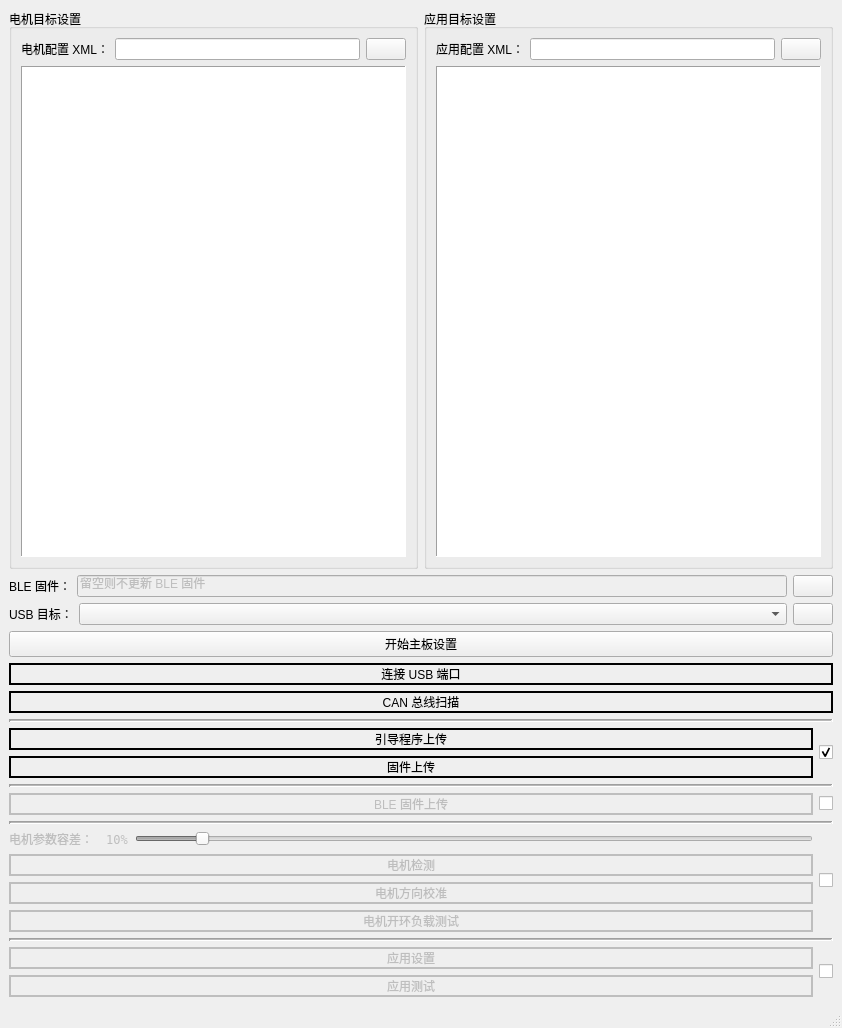
<?xml version="1.0" encoding="UTF-8"?>
<ui version="4.0">
 <class>BoardSetupWindow</class>
 <widget class="QMainWindow" name="BoardSetupWindow">
  <property name="geometry">
   <rect>
    <x>0</x>
    <y>0</y>
    <width>842</width>
    <height>1028</height>
   </rect>
  </property>
  <property name="windowTitle">
   <string>主板设置</string>
  </property>
  <widget class="QWidget" name="centralwidget">
   <property name="autoFillBackground">
    <bool>false</bool>
   </property>
   <layout class="QGridLayout" name="gridLayout">
    <item row="0" column="0">
     <layout class="QVBoxLayout" name="verticalLayout_2">
      <property name="sizeConstraint">
       <enum>QLayout::SetDefaultConstraint</enum>
      </property>
      <item>
       <layout class="QHBoxLayout" name="horizontalLayout_3" stretch="1,1">
        <item>
         <widget class="QGroupBox" name="groupBox">
          <property name="font">
           <font>
            <pointsize>9</pointsize>
           </font>
          </property>
          <property name="title">
           <string>电机目标设置</string>
          </property>
          <layout class="QHBoxLayout" name="horizontalLayout_10">
           <item>
            <layout class="QVBoxLayout" name="verticalLayout">
             <item>
              <layout class="QHBoxLayout" name="horizontalLayout_4">
               <item>
                <widget class="QLabel" name="label">
                 <property name="minimumSize">
                  <size>
                   <width>0</width>
                   <height>0</height>
                  </size>
                 </property>
                 <property name="text">
                  <string>电机配置 XML：</string>
                 </property>
                 <property name="alignment">
                  <set>Qt::AlignRight|Qt::AlignTrailing|Qt::AlignVCenter</set>
                 </property>
                </widget>
               </item>
               <item>
                <widget class="QLineEdit" name="motorConfigEdit"/>
               </item>
               <item>
                <widget class="QPushButton" name="motorConfigButton">
                 <property name="sizePolicy">
                  <sizepolicy hsizetype="Fixed" vsizetype="Fixed">
                   <horstretch>0</horstretch>
                   <verstretch>0</verstretch>
                  </sizepolicy>
                 </property>
                 <property name="toolTip">
                  <string>选择文件...</string>
                 </property>
                 <property name="text">
                  <string/>
                 </property>
                 <property name="icon">
                  <iconset resource="res.qrc">
                   <normaloff>:/res/icons/Open Folder-96.png</normaloff>:/res/icons/Open Folder-96.png</iconset>
                 </property>
                </widget>
               </item>
              </layout>
             </item>
             <item>
              <widget class="ParamTable" name="motorTab">
               <property name="frameShape">
                <enum>QFrame::Panel</enum>
               </property>
              </widget>
             </item>
            </layout>
           </item>
          </layout>
         </widget>
        </item>
        <item>
         <widget class="QGroupBox" name="groupBox2">
          <property name="font">
           <font>
            <pointsize>9</pointsize>
           </font>
          </property>
          <property name="title">
           <string>应用目标设置</string>
          </property>
          <layout class="QHBoxLayout" name="horizontalLayout_11">
           <item>
            <layout class="QVBoxLayout" name="verticalLayout_4">
             <item>
              <layout class="QHBoxLayout" name="horizontalLayout_5">
               <item>
                <widget class="QLabel" name="label_2">
                 <property name="minimumSize">
                  <size>
                   <width>0</width>
                   <height>0</height>
                  </size>
                 </property>
                 <property name="text">
                  <string>应用配置 XML：</string>
                 </property>
                 <property name="alignment">
                  <set>Qt::AlignRight|Qt::AlignTrailing|Qt::AlignVCenter</set>
                 </property>
                </widget>
               </item>
               <item>
                <widget class="QLineEdit" name="appConfigEdit"/>
               </item>
               <item>
                <widget class="QPushButton" name="appConfigButton">
                 <property name="sizePolicy">
                  <sizepolicy hsizetype="Fixed" vsizetype="Fixed">
                   <horstretch>0</horstretch>
                   <verstretch>0</verstretch>
                  </sizepolicy>
                 </property>
                 <property name="toolTip">
                  <string>选择文件...</string>
                 </property>
                 <property name="text">
                  <string/>
                 </property>
                 <property name="icon">
                  <iconset resource="res.qrc">
                   <normaloff>:/res/icons/Open Folder-96.png</normaloff>:/res/icons/Open Folder-96.png</iconset>
                 </property>
                </widget>
               </item>
              </layout>
             </item>
             <item>
              <widget class="ParamTable" name="appTab">
               <property name="enabled">
                <bool>true</bool>
               </property>
               <property name="cursor" stdset="0">
                <cursorShape>ArrowCursor</cursorShape>
               </property>
               <property name="frameShape">
                <enum>QFrame::Panel</enum>
               </property>
               <property name="sizeAdjustPolicy">
                <enum>QAbstractScrollArea::AdjustToContents</enum>
               </property>
               <property name="autoScroll">
                <bool>false</bool>
               </property>
               <property name="dragEnabled">
                <bool>false</bool>
               </property>
              </widget>
             </item>
            </layout>
           </item>
          </layout>
         </widget>
        </item>
       </layout>
      </item>
      <item>
       <layout class="QHBoxLayout" name="horizontalLayout_13">
        <item>
         <widget class="QLabel" name="label_4">
          <property name="text">
           <string>BLE 固件：</string>
          </property>
          <property name="alignment">
           <set>Qt::AlignRight|Qt::AlignTrailing|Qt::AlignVCenter</set>
          </property>
         </widget>
        </item>
        <item>
         <widget class="QLineEdit" name="bleFirmwareEdit">
          <property name="enabled">
           <bool>false</bool>
          </property>
          <property name="text">
           <string>留空则不更新 BLE 固件</string>
          </property>
         </widget>
        </item>
        <item>
         <widget class="QPushButton" name="bleFirmwareButton">
          <property name="sizePolicy">
           <sizepolicy hsizetype="Fixed" vsizetype="Fixed">
            <horstretch>0</horstretch>
            <verstretch>0</verstretch>
           </sizepolicy>
          </property>
          <property name="toolTip">
           <string>选择文件...</string>
          </property>
          <property name="text">
           <string/>
          </property>
          <property name="icon">
           <iconset resource="res.qrc">
            <normaloff>:/res/icons/Open Folder-96.png</normaloff>:/res/icons/Open Folder-96.png</iconset>
          </property>
         </widget>
        </item>
       </layout>
      </item>
      <item>
       <layout class="QHBoxLayout" name="horizontalLayout">
        <item>
         <widget class="QLabel" name="label_5">
          <property name="text">
           <string>USB 目标：</string>
          </property>
         </widget>
        </item>
        <item>
         <widget class="QComboBox" name="serialPortBox">
          <property name="sizePolicy">
           <sizepolicy hsizetype="MinimumExpanding" vsizetype="Fixed">
            <horstretch>0</horstretch>
            <verstretch>0</verstretch>
           </sizepolicy>
          </property>
          <property name="toolTip">
           <string>串口</string>
          </property>
         </widget>
        </item>
        <item>
         <widget class="QPushButton" name="serialRefreshButton">
          <property name="sizePolicy">
           <sizepolicy hsizetype="Fixed" vsizetype="Fixed">
            <horstretch>0</horstretch>
            <verstretch>0</verstretch>
           </sizepolicy>
          </property>
          <property name="toolTip">
           <string>刷新串口列表</string>
          </property>
          <property name="text">
           <string/>
          </property>
          <property name="icon">
           <iconset resource="res.qrc">
            <normaloff>:/res/icons/Refresh-96.png</normaloff>:/res/icons/Refresh-96.png</iconset>
          </property>
         </widget>
        </item>
       </layout>
      </item>
      <item>
       <widget class="QPushButton" name="startButton">
        <property name="enabled">
         <bool>true</bool>
        </property>
        <property name="text">
         <string>开始主板设置</string>
        </property>
       </widget>
      </item>
      <item>
       <widget class="QLabel" name="usbConnectLabel">
        <property name="autoFillBackground">
         <bool>false</bool>
        </property>
        <property name="frameShape">
         <enum>QFrame::WinPanel</enum>
        </property>
        <property name="frameShadow">
         <enum>QFrame::Plain</enum>
        </property>
        <property name="text">
         <string>连接 USB 端口</string>
        </property>
        <property name="alignment">
         <set>Qt::AlignCenter</set>
        </property>
       </widget>
      </item>
      <item>
       <widget class="QLabel" name="CANScanLabel">
        <property name="autoFillBackground">
         <bool>false</bool>
        </property>
        <property name="frameShape">
         <enum>QFrame::WinPanel</enum>
        </property>
        <property name="frameShadow">
         <enum>QFrame::Plain</enum>
        </property>
        <property name="text">
         <string>CAN 总线扫描</string>
        </property>
        <property name="alignment">
         <set>Qt::AlignCenter</set>
        </property>
       </widget>
      </item>
      <item>
       <widget class="Line" name="line">
        <property name="lineWidth">
         <number>2</number>
        </property>
        <property name="midLineWidth">
         <number>1</number>
        </property>
        <property name="orientation">
         <enum>Qt::Horizontal</enum>
        </property>
       </widget>
      </item>
      <item>
       <layout class="QHBoxLayout" name="horizontalLayout_2">
        <property name="sizeConstraint">
         <enum>QLayout::SetNoConstraint</enum>
        </property>
        <item>
         <layout class="QVBoxLayout" name="verticalLayout_5">
          <item>
           <widget class="QLabel" name="bootloaderLabel">
            <property name="autoFillBackground">
             <bool>false</bool>
            </property>
            <property name="frameShape">
             <enum>QFrame::WinPanel</enum>
            </property>
            <property name="frameShadow">
             <enum>QFrame::Plain</enum>
            </property>
            <property name="text">
             <string>引导程序上传</string>
            </property>
            <property name="alignment">
             <set>Qt::AlignCenter</set>
            </property>
           </widget>
          </item>
          <item>
           <widget class="QLabel" name="firmwareLabel">
            <property name="autoFillBackground">
             <bool>false</bool>
            </property>
            <property name="frameShape">
             <enum>QFrame::WinPanel</enum>
            </property>
            <property name="frameShadow">
             <enum>QFrame::Plain</enum>
            </property>
            <property name="text">
             <string>固件上传</string>
            </property>
            <property name="alignment">
             <set>Qt::AlignCenter</set>
            </property>
           </widget>
          </item>
         </layout>
        </item>
        <item>
         <widget class="QCheckBox" name="bootloaderCheckBox">
          <property name="sizePolicy">
           <sizepolicy hsizetype="Fixed" vsizetype="Fixed">
            <horstretch>0</horstretch>
            <verstretch>0</verstretch>
           </sizepolicy>
          </property>
          <property name="layoutDirection">
           <enum>Qt::RightToLeft</enum>
          </property>
          <property name="text">
           <string/>
          </property>
          <property name="checked">
           <bool>true</bool>
          </property>
         </widget>
        </item>
       </layout>
      </item>
      <item>
       <widget class="Line" name="line_2">
        <property name="lineWidth">
         <number>2</number>
        </property>
        <property name="midLineWidth">
         <number>1</number>
        </property>
        <property name="orientation">
         <enum>Qt::Horizontal</enum>
        </property>
       </widget>
      </item>
      <item>
       <layout class="QHBoxLayout" name="horizontalLayout_7">
        <item>
         <widget class="QLabel" name="bleFirmwareLabel">
          <property name="enabled">
           <bool>false</bool>
          </property>
          <property name="autoFillBackground">
           <bool>false</bool>
          </property>
          <property name="frameShape">
           <enum>QFrame::WinPanel</enum>
          </property>
          <property name="frameShadow">
           <enum>QFrame::Plain</enum>
          </property>
          <property name="text">
           <string>BLE 固件上传</string>
          </property>
          <property name="alignment">
           <set>Qt::AlignCenter</set>
          </property>
         </widget>
        </item>
        <item>
         <widget class="QCheckBox" name="bleCheckBox">
          <property name="enabled">
           <bool>true</bool>
          </property>
          <property name="sizePolicy">
           <sizepolicy hsizetype="Fixed" vsizetype="Fixed">
            <horstretch>0</horstretch>
            <verstretch>0</verstretch>
           </sizepolicy>
          </property>
          <property name="layoutDirection">
           <enum>Qt::RightToLeft</enum>
          </property>
          <property name="text">
           <string/>
          </property>
          <property name="checkable">
           <bool>false</bool>
          </property>
          <property name="checked">
           <bool>false</bool>
          </property>
         </widget>
        </item>
       </layout>
      </item>
      <item>
       <widget class="Line" name="line_3">
        <property name="lineWidth">
         <number>2</number>
        </property>
        <property name="midLineWidth">
         <number>1</number>
        </property>
        <property name="orientation">
         <enum>Qt::Horizontal</enum>
        </property>
       </widget>
      </item>
      <item>
       <layout class="QHBoxLayout" name="horizontalLayout_16">
        <item>
         <layout class="QVBoxLayout" name="verticalLayout_3">
          <item>
           <layout class="QHBoxLayout" name="horizontalLayout_6">
            <item>
             <widget class="QLabel" name="motorTolLabel">
              <property name="enabled">
               <bool>false</bool>
              </property>
              <property name="text">
               <string>电机参数容差：</string>
              </property>
             </widget>
            </item>
            <item>
             <widget class="QLabel" name="motorTolLabel_2">
              <property name="enabled">
               <bool>false</bool>
              </property>
              <property name="font">
               <font>
                <family>DejaVu Sans Mono</family>
               </font>
              </property>
              <property name="text">
               <string> 10%</string>
              </property>
             </widget>
            </item>
            <item>
             <widget class="QSlider" name="motorTolSlider">
              <property name="enabled">
               <bool>false</bool>
              </property>
              <property name="minimum">
               <number>1</number>
              </property>
              <property name="maximum">
               <number>100</number>
              </property>
              <property name="value">
               <number>10</number>
              </property>
              <property name="orientation">
               <enum>Qt::Horizontal</enum>
              </property>
             </widget>
            </item>
           </layout>
          </item>
          <item>
           <widget class="QLabel" name="motorDetectionLabel">
            <property name="enabled">
             <bool>false</bool>
            </property>
            <property name="autoFillBackground">
             <bool>false</bool>
            </property>
            <property name="frameShape">
             <enum>QFrame::WinPanel</enum>
            </property>
            <property name="frameShadow">
             <enum>QFrame::Plain</enum>
            </property>
            <property name="text">
             <string>电机检测</string>
            </property>
            <property name="alignment">
             <set>Qt::AlignCenter</set>
            </property>
           </widget>
          </item>
          <item>
           <widget class="QLabel" name="motorDirectionLabel">
            <property name="enabled">
             <bool>false</bool>
            </property>
            <property name="autoFillBackground">
             <bool>false</bool>
            </property>
            <property name="frameShape">
             <enum>QFrame::WinPanel</enum>
            </property>
            <property name="frameShadow">
             <enum>QFrame::Plain</enum>
            </property>
            <property name="text">
             <string>电机方向校准</string>
            </property>
            <property name="alignment">
             <set>Qt::AlignCenter</set>
            </property>
           </widget>
          </item>
          <item>
           <widget class="QLabel" name="motorTestLabel">
            <property name="enabled">
             <bool>false</bool>
            </property>
            <property name="autoFillBackground">
             <bool>false</bool>
            </property>
            <property name="frameShape">
             <enum>QFrame::WinPanel</enum>
            </property>
            <property name="frameShadow">
             <enum>QFrame::Plain</enum>
            </property>
            <property name="text">
             <string>电机开环负载测试</string>
            </property>
            <property name="alignment">
             <set>Qt::AlignCenter</set>
            </property>
           </widget>
          </item>
         </layout>
        </item>
        <item>
         <widget class="QCheckBox" name="motorDetectionCheckBox">
          <property name="sizePolicy">
           <sizepolicy hsizetype="Fixed" vsizetype="Fixed">
            <horstretch>0</horstretch>
            <verstretch>0</verstretch>
           </sizepolicy>
          </property>
          <property name="layoutDirection">
           <enum>Qt::RightToLeft</enum>
          </property>
          <property name="text">
           <string/>
          </property>
          <property name="checkable">
           <bool>false</bool>
          </property>
          <property name="checked">
           <bool>false</bool>
          </property>
         </widget>
        </item>
       </layout>
      </item>
      <item>
       <widget class="Line" name="line_4">
        <property name="frameShadow">
         <enum>QFrame::Sunken</enum>
        </property>
        <property name="lineWidth">
         <number>2</number>
        </property>
        <property name="midLineWidth">
         <number>1</number>
        </property>
        <property name="orientation">
         <enum>Qt::Horizontal</enum>
        </property>
       </widget>
      </item>
      <item>
       <layout class="QHBoxLayout" name="horizontalLayout_17">
        <item>
         <layout class="QVBoxLayout" name="verticalLayout_6">
          <item>
           <widget class="QLabel" name="appSetupLabel">
            <property name="enabled">
             <bool>false</bool>
            </property>
            <property name="autoFillBackground">
             <bool>false</bool>
            </property>
            <property name="frameShape">
             <enum>QFrame::WinPanel</enum>
            </property>
            <property name="frameShadow">
             <enum>QFrame::Plain</enum>
            </property>
            <property name="text">
             <string>应用设置</string>
            </property>
            <property name="alignment">
             <set>Qt::AlignCenter</set>
            </property>
           </widget>
          </item>
          <item>
           <widget class="QLabel" name="remoteTestLabel">
            <property name="enabled">
             <bool>false</bool>
            </property>
            <property name="autoFillBackground">
             <bool>false</bool>
            </property>
            <property name="frameShape">
             <enum>QFrame::WinPanel</enum>
            </property>
            <property name="frameShadow">
             <enum>QFrame::Plain</enum>
            </property>
            <property name="text">
             <string>应用测试</string>
            </property>
            <property name="alignment">
             <set>Qt::AlignCenter</set>
            </property>
           </widget>
          </item>
         </layout>
        </item>
        <item>
         <widget class="QCheckBox" name="appCheckBox">
          <property name="sizePolicy">
           <sizepolicy hsizetype="Fixed" vsizetype="Fixed">
            <horstretch>0</horstretch>
            <verstretch>0</verstretch>
           </sizepolicy>
          </property>
          <property name="layoutDirection">
           <enum>Qt::RightToLeft</enum>
          </property>
          <property name="text">
           <string/>
          </property>
          <property name="checkable">
           <bool>false</bool>
          </property>
          <property name="checked">
           <bool>false</bool>
          </property>
         </widget>
        </item>
       </layout>
      </item>
     </layout>
    </item>
   </layout>
  </widget>
  <widget class="QStatusBar" name="statusBar"/>
 </widget>
 <customwidgets>
  <customwidget>
   <class>ParamTable</class>
   <extends>QTableWidget</extends>
   <header>widgets/paramtable.h</header>
  </customwidget>
 </customwidgets>
 <resources>
  <include location="res.qrc"/>
 </resources>
 <connections/>
</ui>
